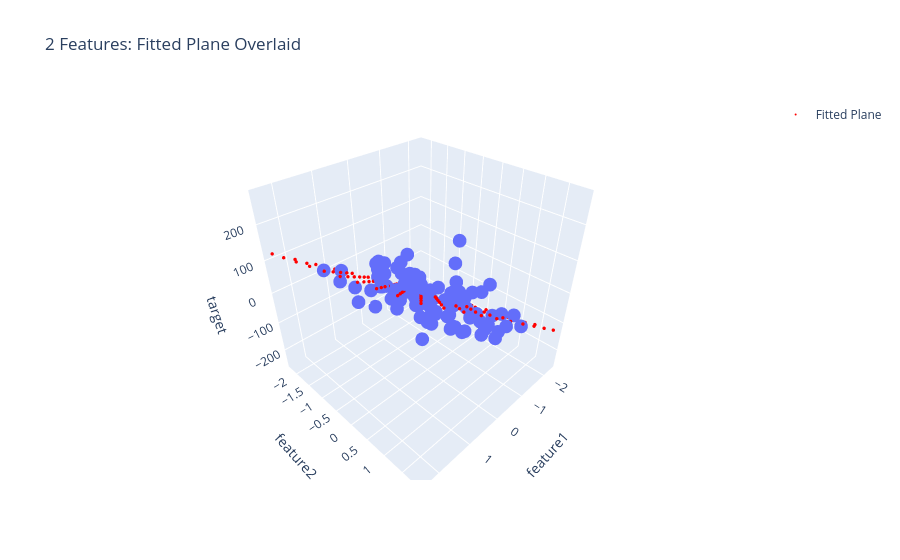

The notebook cell this image was saved under:
### Code cell
# Create mesh for the fitted plane
x_range = np.linspace(synth_df['feature1'].min(), synth_df['feature1'].max(), 10)
y_range = np.linspace(synth_df['feature2'].min(), synth_df['feature2'].max(), 10)
x_mesh, y_mesh = np.meshgrid(x_range, y_range)
z_mesh = lr_s.intercept_ + lr_s.coef_[0]*x_mesh + lr_s.coef_[1]*y_mesh

# Plot with plane overlay
fig = px.scatter_3d(synth_df, x='feature1', y='feature2', z='target',
                     title='2 Features: Fitted Plane Overlaid')
fig.add_scatter3d(x=x_mesh.flatten(), y=y_mesh.flatten(), z=z_mesh.flatten(),
                   mode='markers', marker=dict(size=2, color='red'), name='Fitted Plane')
fig.show()
